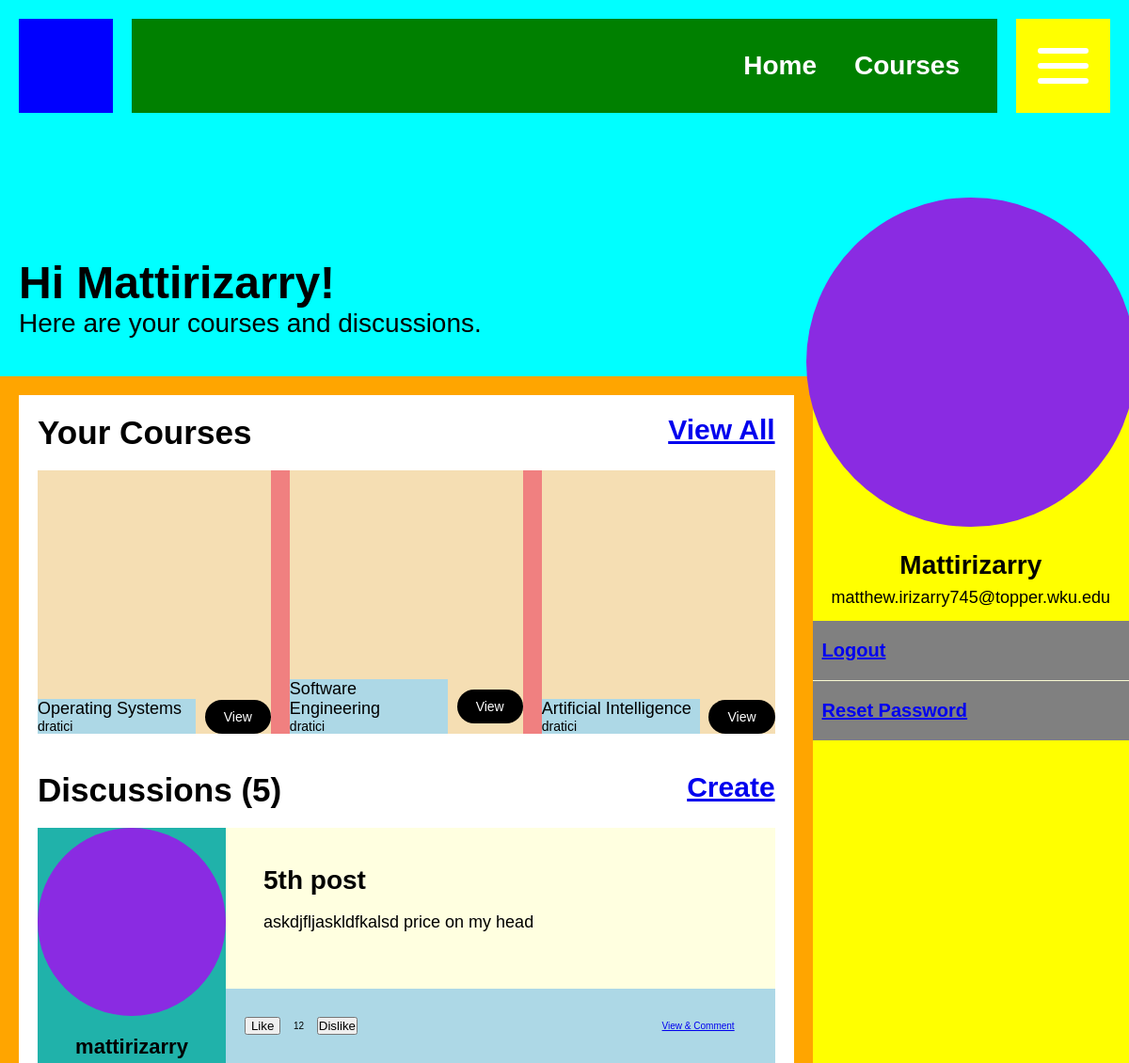
Page / (signed in, upper part) on the earlier database version.
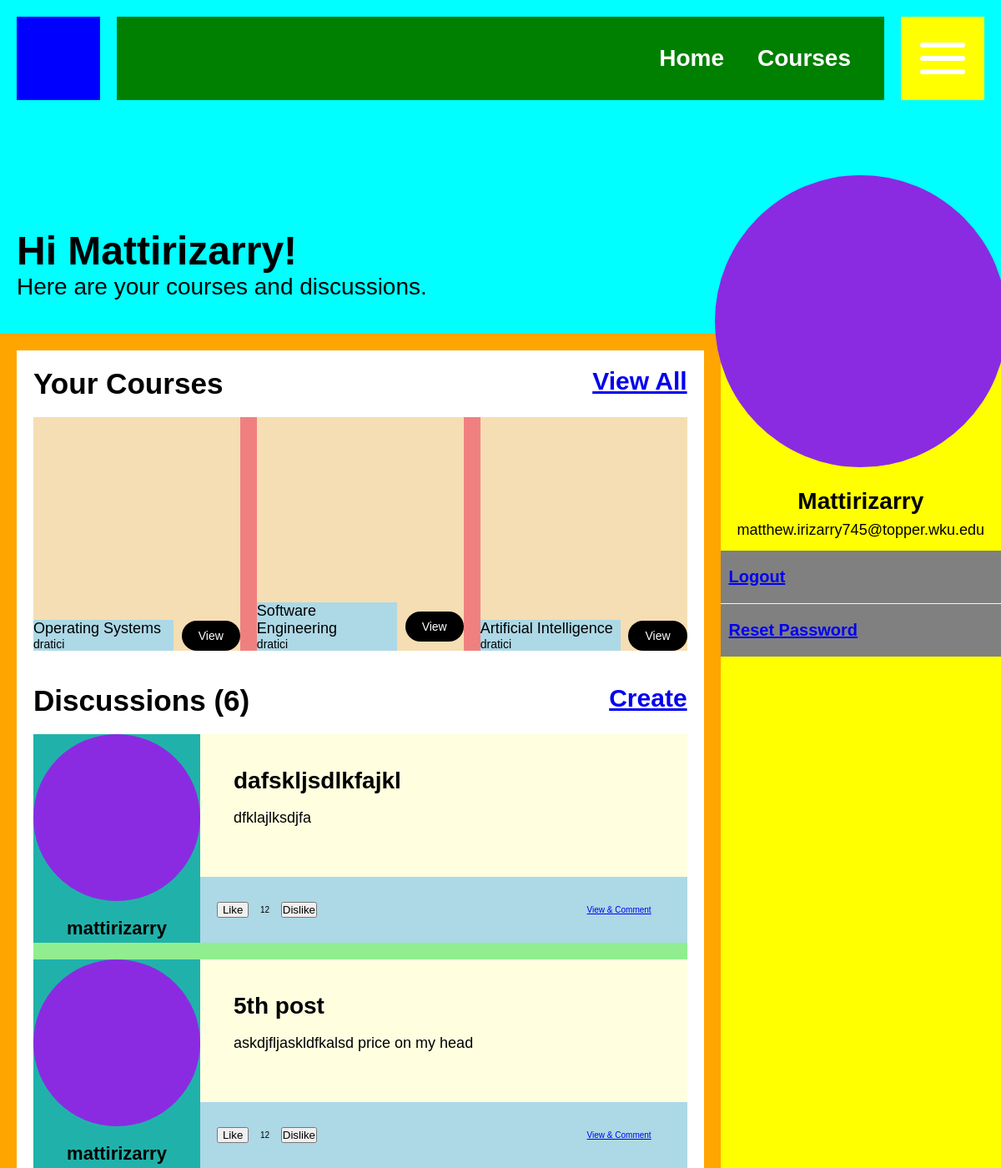
Same page on the later database version.
### dashboard/models.py (models this page shows)
class Course(models.Model):
    code = models.CharField(max_length=10)
    name = models.CharField(max_length=100)
    description = models.TextField()
    instructor = models.ForeignKey(Profile, on_delete=models.CASCADE)
    students = models.ManyToManyField(Profile, related_name='courses', blank=True)
    start_date = models.DateField()
    end_date = models.DateField()
    created_date = models.DateTimeField(auto_now_add=True)
    updated_date = models.DateTimeField(auto_now=True)
    assignments = models.ManyToManyField('Assignment', related_name='courses', blank=True)

class Profile(AbstractUser):
    pass

class DiscussionPost(models.Model):
    title = models.CharField(max_length=100)
    description = models.TextField()
    created_date = models.DateTimeField(auto_now_add=True)
    updated_date = models.DateTimeField(auto_now=True)
    user = models.ForeignKey(Profile, on_delete=models.CASCADE)

### dashboard/views.py (the view)
# urls.py: path("", views.index, name="index"),
def index(request):
    if not request.user.is_authenticated:
        return redirect("login")
    enrolled_courses = Course.objects.filter(students=request.user).order_by("-created_date")[:3]
    discussions = DiscussionPost.objects.all().order_by("-created_date")
    return render(request, "index.html", {"enrolled_courses": enrolled_courses, "discussions": discussions })

### templates/index.html (shortened to what this page needs)
{% extends 'base.html' %} {% block content %}
<main class="main-body">
  <section class="asm-two-column">
    <section class="main-column">
      <section class="container">
        <section class="container-header">
          <h3>Your Courses</h3>
          <a href="{% url 'view_courses' %}">View All</a>
        </section>
        <section class="container-body">
          <section class="courses">
            {% if enrolled_courses %} {% for course in enrolled_courses %}
            <section class="course">
              <section class="course-image"></section>
              <section class="course-meta">
                <section class="course-details">
                  <h4>{{ course.name }}</h4>
                  <p>{{ course.instructor }}</p>
                </section>
                <a href="{% url 'view_course' course.id %}">View</a>
              </section>
            </section>
            {% endfor %} {% endif %}
          </section>
        </section>
      </section>
      <section class="container">
        <section class="container-header">
          <h3>Discussions ({{discussions.count}})</h3>
          <a href="{% url 'create_discussion_post' %}">Create</a>
        </section>
        <section class="container-body">
          <section class="discussions">
            {% for discussion in discussions %}
            <section class="discussion">
              <section class="author-details">
                <section class="author-image"></section>
                <h4>{{discussion.user}}</h4>
              </section>
              <section class="discussion-body">
                <h4>{{discussion.title}}</h4>
                <p>{{discussion.description}}</p>
              </section>
              <section class="discussion-buttons">
                <section class="ratio">
                    <button>Like</button>
                    <p>12</p>
                    <button>Dislike</button>
                </section>
                <a href="{% url 'view_discussion' discussion.id %}">View & Comment</a>
              </section>
            </section>
            {% endfor %}
          </section>
        </section>
      </section>
    </section>
    <aside class="secondary-column">
      <section class="user-image"></section>
      <section class="user-profile">
        <section class="user-details">
          <h3>{{ user.username }}</h3>
          <p>{{ user.email }}</p>
        </section>
      </section>
      <nav class="secondary-nav">
        <ul>
          <li><a href="{% url 'logout' %}">Logout</a></li>
          <li><a href="{% url 'password_reset' %}">Reset Password</a></li>
        </ul>
      </nav>
    </aside>
  </section>
</main>
{% endblock content %}

Differences in the rows shown:
added DiscussionPost: user "mattirizarry", title "dafskljsdlkfajkl", description "dfklajlksdjfa"
Other differences:
{{ discussions.count }}: "5" → "6"
